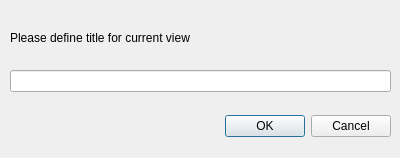
<?xml version="1.0" encoding="UTF-8"?>
<ui version="4.0">
 <class>Dialog</class>
 <widget class="QDialog" name="Dialog">
  <property name="geometry">
   <rect>
    <x>0</x>
    <y>0</y>
    <width>400</width>
    <height>158</height>
   </rect>
  </property>
  <property name="windowTitle">
   <string>Set Title</string>
  </property>
  <widget class="QDialogButtonBox" name="buttonBox">
   <property name="geometry">
    <rect>
     <x>50</x>
     <y>110</y>
     <width>341</width>
     <height>32</height>
    </rect>
   </property>
   <property name="orientation">
    <enum>Qt::Horizontal</enum>
   </property>
   <property name="standardButtons">
    <set>QDialogButtonBox::Cancel|QDialogButtonBox::Ok</set>
   </property>
  </widget>
  <widget class="QLabel" name="label">
   <property name="geometry">
    <rect>
     <x>10</x>
     <y>30</y>
     <width>221</width>
     <height>16</height>
    </rect>
   </property>
   <property name="text">
    <string>Please define title for current view</string>
   </property>
  </widget>
  <widget class="QLineEdit" name="lineEdit">
   <property name="geometry">
    <rect>
     <x>10</x>
     <y>70</y>
     <width>381</width>
     <height>22</height>
    </rect>
   </property>
  </widget>
 </widget>
 <resources/>
 <connections>
  <connection>
   <sender>buttonBox</sender>
   <signal>accepted()</signal>
   <receiver>Dialog</receiver>
   <slot>accept()</slot>
   <hints>
    <hint type="sourcelabel">
     <x>248</x>
     <y>254</y>
    </hint>
    <hint type="destinationlabel">
     <x>157</x>
     <y>274</y>
    </hint>
   </hints>
  </connection>
  <connection>
   <sender>buttonBox</sender>
   <signal>rejected()</signal>
   <receiver>Dialog</receiver>
   <slot>reject()</slot>
   <hints>
    <hint type="sourcelabel">
     <x>316</x>
     <y>260</y>
    </hint>
    <hint type="destinationlabel">
     <x>286</x>
     <y>274</y>
    </hint>
   </hints>
  </connection>
 </connections>
</ui>
